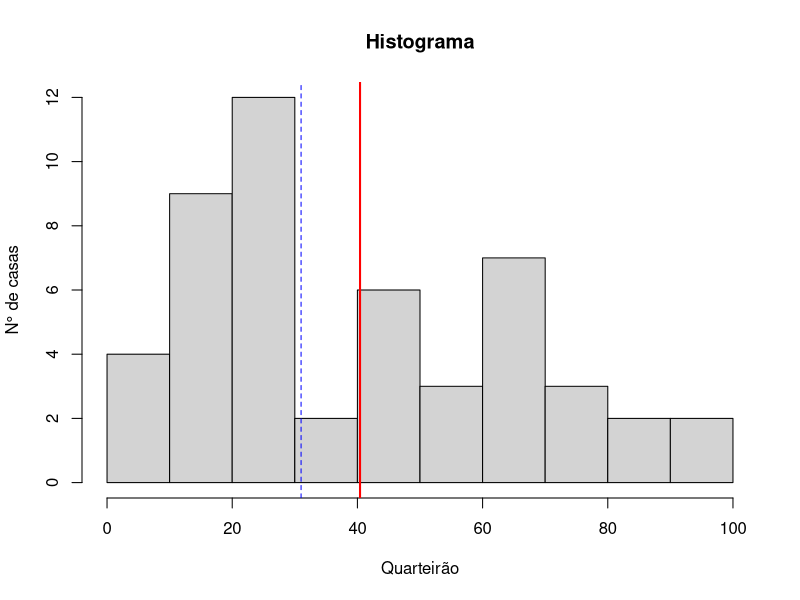
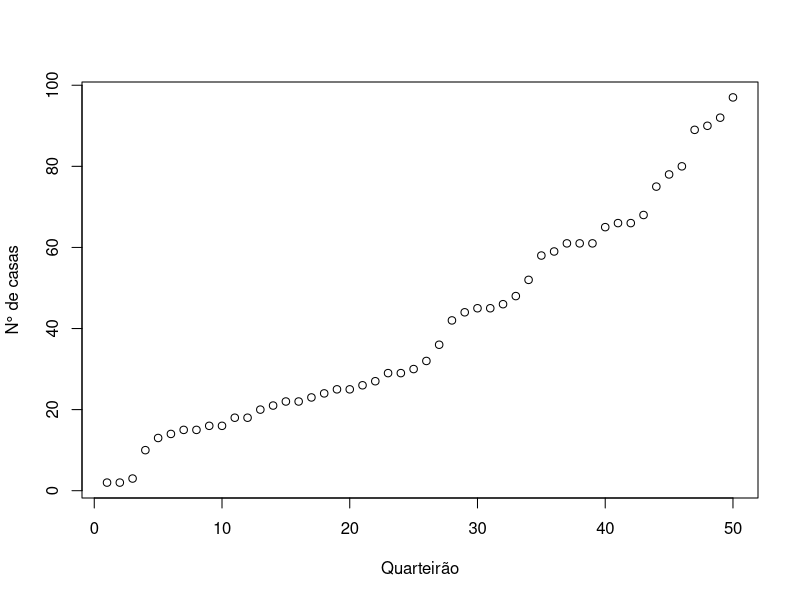
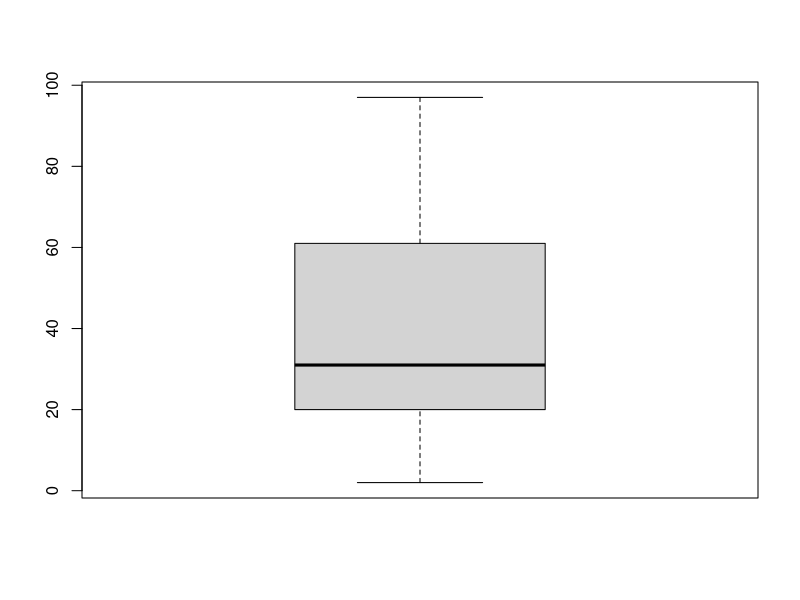

Recreate these plots in R, in order.
#Limpando o environment
rm(list=ls())

# ------------------- Carregando dados -----------------

#Definindo as variáveis \
dados <- data.frame (
  casas = c(2,2,3,10,13,14,15,15,16,16,
            18,18,20,21,22,22,23,24,25,25,
            26,27,29,29,30,32,36,42,44,45,
            45,46,48,52,58,59,61,61,61,65,
            66,66,68,75,78,80,89,90,92,97),
  quarteirao = c(1, 2, 3, 4, 5, 6, 7, 8, 9, 10,
                 11, 12, 13, 14, 15, 16, 17, 18, 19, 20,
                 21, 22, 23, 24, 25, 26, 27, 28, 29, 30,
                 31, 32, 33, 34, 35, 36, 37, 38, 39, 40,
                 41, 42, 43, 44, 45, 46, 47, 48, 49, 50)
)

# ------------------- Média --------------------
# Programando a função para o cálculo
# Definindo quantos valores são
numobservacoes<-length(dados$casas)
media1<- (sum(dados$casas))/numobservacoes
#usando a função nativa para cálculo de média
media2<-mean(dados$casas)

# -------------------- Mediana ----------------------
# Programando a função para o cálculo
ordenado<-sort(dados$casas)
if(numobservacoes%%2 == 0) { #número par de observações
  mediana1<-((ordenado[numobservacoes/2])+(ordenado[(numobservacoes/2)+1]))/2
} else { #número ímpar de observações
  mediana<-ordenado[(numobservacoes+1)/2]
}
# Usando a função nativa para cálculo de mediana
mediana2<-median(dados$casas)

# ------------------ INTERVALO -----------------------
intervalo<-max(dados$casas) - min(dados$casas)
#Primeiro quartil
Q1<-unname(quantile(dados$casas)[2])
#Terceiro quartil
Q3<-unname(quantile(dados$casas)[4])
#Intervalo interquartílico
IIQ<-Q3-Q1

# ---------------------------- DESVIO PADRÃO ----------------------------
desvioPadrao<-sd(dados$casas)

# -------------------------- RESUMINDO DADOS ----------------------------
summary(dados$casas)
# Instalando uma biblioteca
# Verificando se a biblioteca está disponível
if(!require(psych)) { #se não estiver disponível, entrar no if
  install.packages("psych") #instala a biblioteca
}
library(psych) #carrega a biblioteca
#Resumindo dados com a função describe - da biblioteca psych
describe(dados$casas)

# ------------------------ HISTOGRAMA ------------------------

hist(dados$casas,xlab = "Quarteirão",ylab = "N° de casas", main = "Histograma", breaks = 10)
abline(v=media1, col = "red", lwd = 2)
abline(v=mediana1, col = "blue", lty = 2)

# ------------------------- SÉRIE TEMPORAL ----------------------------
plot(dados$quarteirao,dados$casas, xlab = "Quarteirão",ylab = "N° de casas",type = "p")

# ------------------------ DIAGRAMA BOX-PLOT ---------------------------
if(!require(ggplot2)) { #se não estiver disponível, entrar no if
  install.packages("ggplot2") #instala a biblioteca
}
library(ggplot2) #carrega a biblioteca

boxplot(dados$casas)




